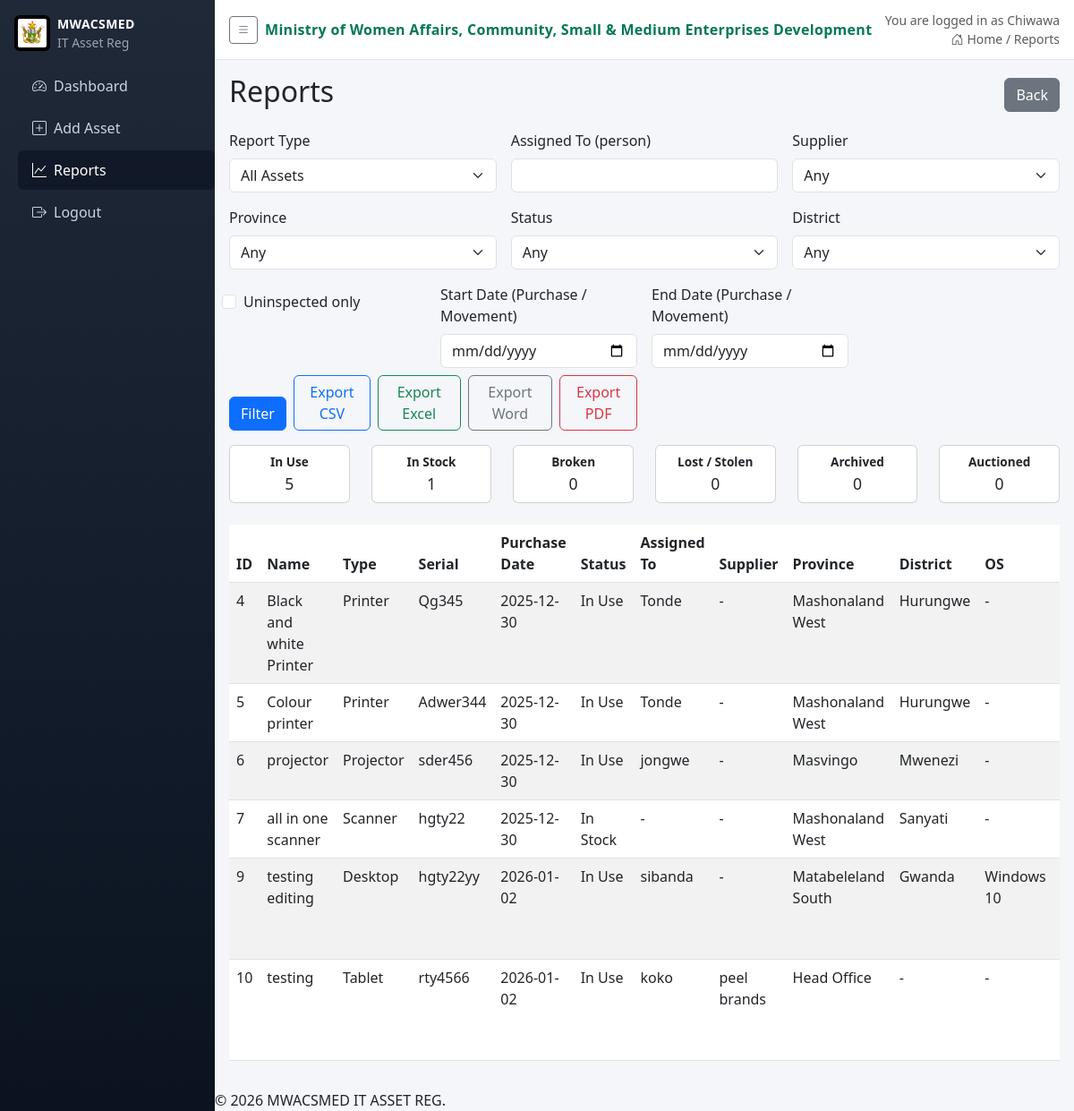
The app's page /reports (signed in) with its own data.
### app.py (models this page shows, shortened)
class User(db.Model):
    id = db.Column(db.Integer, primary_key=True)
    username = db.Column(db.String(80), unique=True, nullable=False)
    password_hash = db.Column(db.String(200), nullable=False)
    role = db.Column(db.String(20), nullable=False)
    province = db.Column(db.String(100), nullable=True)  # 'Head Office' or specific province
    district = db.Column(db.String(100), nullable=True)
    active = db.Column(db.Boolean, default=True, nullable=False)
    email = db.Column(db.String(120), nullable=True)

class Asset(db.Model):
    id = db.Column(db.Integer, primary_key=True)
    name = db.Column(db.String(100), nullable=False)
    type = db.Column(db.String(50), nullable=False)
    serial_number = db.Column(db.String(100), unique=True, nullable=False)
    purchase_date = db.Column(db.Date, nullable=True)
    assigned_to = db.Column(db.String(100), nullable=True)
    supplier = db.Column(db.String(120), nullable=True)
    status = db.Column(db.String(50), default='In Stock')
    antivirus_name = db.Column(db.String(100), nullable=True)
    antivirus_license_date = db.Column(db.Date, nullable=True)
    office_name = db.Column(db.String(100), nullable=True)
    office_license_date = db.Column(db.Date, nullable=True)
    os_name = db.Column(db.String(100), nullable=True)
    province = db.Column(db.String(100), nullable=True)
    district = db.Column(db.String(100), nullable=True)
    inspected_by_ict = db.Column(db.Boolean, default=False)
    inspection_date = db.Column(db.Date, nullable=True)
    created_by_user_id = db.Column(db.Integer, nullable=True)
    @property
    def eol_years(self):
        mapping = {
            'Laptop': 3,
            'Desktop': 5,
            'All-in-One': 5,
            'Cellphone': 2,
            'Tablet': 2,
        }
        return mapping.get(self.type)
    @property
    def eol_date(self):
        if not self.purchase_date or not self.eol_years:
            return None
        return self.purchase_date + timedelta(days=self.eol_years * 365)
    @property
    def is_eol_passed(self):
        if not self.eol_date:
            return None
        return datetime.now().date() >= self.eol_date
    @property
    def is_eol_approaching(self):
        if not self.eol_date:
            return None
        warning_threshold = self.eol_date - timedelta(days=240)
        today = datetime.now().date()
        return today >= warning_threshold and today < self.eol_date
    @property
    def eol_status(self):
        if not self.eol_date:
            return None
        if self.is_eol_passed:
            return 'Past End-of-Life'
        if self.is_eol_approaching:
            remaining_days = (self.eol_date - datetime.now().date()).days
            return f'Approaching EOL ({remaining_days} days left)'
        return f'EOL on {self.eol_date}'

### app.py (the view, shortened to what this page needs)
@app.route('/reports')
@login_required
def reports():
    report_type = request.args.get('type', 'all')
    assets = []
    movements = []
    status_counts = None
    if report_type != 'movement':
        assets = get_report_assets(report_type)
        status_counts = {s: 0 for s in ALLOWED_ASSET_STATUSES}
        for a in assets:
            s = (a.status or '').strip()
            if s in status_counts:
                status_counts[s] += 1
    suppliers = [
        r[0] for r in filter_by_user_location(Asset.query)
        .with_entities(Asset.supplier)
        .filter(Asset.supplier.isnot(None))
        .filter(Asset.supplier != '')
        .distinct()
        .order_by(Asset.supplier)
        .all()
        if r[0]
    ]
    log_action('view_reports', details=report_type)
    return render_template(
        'reports.html',
        assets=assets,
        report_type=report_type,
        suppliers=suppliers,
        movements=movements,
        status_counts=status_counts,
    )

### app.py (called while the page is built, shortened)
def login_required(f):
    @wraps(f)
    def wrapper(*args, **kwargs):
        if not session.get('user_id'):
            return redirect(url_for('login'))
        return f(*args, **kwargs)
    return wrapper

def current_user():
    uid = session.get('user_id')
    if not uid:
        return None
    return User.query.get(uid)

def filter_by_user_location(query):
    u = current_user()
    if not u:
        return query
    if u.role == 'IT':
        return query
    if u.province == 'Head Office':
        return query

@app.context_processor
def inject_user():
    return {
        'current_user': current_user(),
        'current_role': (current_user().role if current_user() else None),
        'ministry_name': app.config.get('MINISTRY_NAME'),
        'logo_url': app.config.get('LOGO_STATIC_PATH')
    }

def log_action(action, entity_type=None, entity_id=None, details=None):
    try:
        entry = AuditLog(
            actor_user_id=current_user().id if current_user() else None,
            action=action,
            entity_type=entity_type,
            entity_id=entity_id,
            details=details
        )
        db.session.add(entry)
        db.session.commit()
    except Exception:
        pass

### templates/reports.html (shortened to what this page needs)
{% extends 'base.html' %}
{% block content %}
<div class="d-flex justify-content-between align-items-center mb-3">
  <h2>Reports</h2>
  <a href="{{ url_for('index') }}" class="btn btn-secondary">Back</a>
</div>
<form method="GET" action="{{ url_for('reports') }}" class="row g-3 mb-3">
  <div class="col-md-4">
    <label for="report_type" class="form-label">Report Type</label>
    <select id="report_type" name="type" class="form-select" onchange="this.form.submit()">
      <option value="all" {% if report_type=='all' %}selected{% endif %}>All Assets</option>
    </select>
  </div>
  <div class="col-md-4">
    <label for="assigned_to" class="form-label">Assigned To (person)</label>
    <input type="text" id="assigned_to" name="assigned_to" class="form-control" value="{{ request.args.get('assigned_to','') }}">
  </div>
  <div class="col-md-4">
    <label for="supplier" class="form-label">Supplier</label>
    <select id="supplier" name="supplier" class="form-select">
      <option value="">Any</option>
    </select>
  </div>
  <div class="col-md-4">
    <label for="province" class="form-label">Province</label>
    <select id="province" name="province" class="form-select" onchange="updateDistricts()" {% if current_role != 'IT' and current_user and current_user.province != 'Head Office' %}disabled{% endif %}>
      {% if current_role == 'IT' or (current_user and current_user.province == 'Head Office') %}
        <option value="">Any</option>
      {% else %}
        <option value="{{ current_user.province }}" selected>{{ current_user.province }}</option>
      {% endif %}
    </select>
  </div>
  <div class="col-md-4">
    <label for="status" class="form-label">Status</label>
    <select id="status" name="status" class="form-select">
      <option value="">Any</option>
    </select>
  </div>
  <div class="col-md-4">
    <label for="district" class="form-label">District</label>
    <select id="district" name="district" class="form-select" data-selected="{{ request.args.get('district','') }}" {% if current_user and current_user.district %}disabled{% endif %}>
      {% if current_user and current_user.district %}
        <option value="{{ current_user.district }}" selected>{{ current_user.district }}</option>
      {% else %}
        <option value="">Any</option>
      {% endif %}
    </select>
  </div>
  <div class="col-md-3 form-check mt-4">
    <input type="checkbox" class="form-check-input" id="uninspected" name="uninspected" {% if request.args.get('uninspected')=='on' %}checked{% endif %}>
    <label class="form-check-label" for="uninspected">Uninspected only</label>
  </div>
  <div class="col-md-3">
    <label for="start_date" class="form-label">Start Date (Purchase / Movement)</label>
    <input type="date" id="start_date" name="start_date" class="form-control" value="{{ request.args.get('start_date','') }}">
  </div>
  <div class="col-md-3">
    <label for="end_date" class="form-label">End Date (Purchase / Movement)</label>
    <input type="date" id="end_date" name="end_date" class="form-control" value="{{ request.args.get('end_date','') }}">
  </div>
  <div class="col-md-6 d-flex align-items-end gap-2 mt-2">
    <button type="submit" class="btn btn-primary">Filter</button>
    {% if report_type != 'movement' %}
    <a class="btn btn-outline-primary" href="{{ url_for('export', fmt='csv', type=report_type, assigned_to=request.args.get('assigned_to',''), supplier=request.args.get('supplier',''), province=request.args.get('province',''), district=request.args.get('district',''), uninspected=request.args.get('uninspected','')) }}">Export CSV</a>
    <a class="btn btn-outline-success" href="{{ url_for('export', fmt='excel', type=report_type, assigned_to=request.args.get('assigned_to',''), supplier=request.args.get('supplier',''), province=request.args.get('province',''), district=request.args.get('district',''), uninspected=request.args.get('uninspected','')) }}">Export Excel</a>
    <a class="btn btn-outline-secondary" href="{{ url_for('export', fmt='word', type=report_type, assigned_to=request.args.get('assigned_to',''), supplier=request.args.get('supplier',''), province=request.args.get('province',''), district=request.args.get('district',''), uninspected=request.args.get('uninspected','')) }}">Export Word</a>
    <a class="btn btn-outline-danger" href="{{ url_for('export', fmt='pdf', type=report_type, assigned_to=request.args.get('assigned_to',''), supplier=request.args.get('supplier',''), province=request.args.get('province',''), district=request.args.get('district',''), uninspected=request.args.get('uninspected','')) }}">Export PDF</a>
    {% endif %}
  </div>
</form>
{% if status_counts %}
<div class="row mb-3">
  {% set statuses = ['In Use','In Stock','Broken','Lost / Stolen','Archived','Auctioned'] %}
  {% for s in statuses %}
  <div class="col-md-2 mb-2">
    <div class="card text-center">
      <div class="card-body p-2">
        <div class="fw-bold" style="font-size: 0.85rem;">{{ s }}</div>
        <div style="font-size: 1.1rem;">{{ status_counts.get(s, 0) }}</div>
      </div>
    </div>
  </div>
  {% endfor %}
</div>
{% endif %}
{% if report_type != 'movement' %}
<div class="table-responsive">
  <table class="table table-striped table-hover">
    <thead>
      <tr>
        <th>ID</th>
        <th>Name</th>
        <th>Type</th>
        <th>Serial</th>
        <th>Purchase Date</th>
        <th>Status</th>
        <th>Assigned To</th>
        <th>Supplier</th>
        <th>Province</th>
        <th>District</th>
        <th>OS</th>
        <th>Antivirus</th>
      </tr>
    </thead>
    <tbody>
      {% for a in assets %}
      <tr>
        <td>{{ a.id }}</td>
        <td>{{ a.name }}</td>
        <td>{{ a.type }}</td>
        <td>{{ a.serial_number }}</td>
        <td>{{ a.purchase_date or '-' }}</td>
        <td>{{ a.status }}</td>
        <td>{{ a.assigned_to or '-' }}</td>
        <td>{{ a.supplier or '-' }}</td>
        <td>{{ a.province or '-' }}</td>
        <td>{{ a.district or '-' }}</td>
        <td>{{ a.os_name or '-' }}</td>
        <td>{{ a.antivirus_name or '-' }}</td>
      </tr>
      {% else %}
      <tr>
        <td colspan="17" class="text-center">No data</td>
      </tr>
      {% endfor %}
    </tbody>
  </table>
</div>
{% endif %}
{% endblock %}

### templates/base.html (shortened to what this page needs)
<!doctype html>
<html lang="en">
  <head>
    <link href="https://cdn.jsdelivr.net/npm/bootstrap@5.3.0/dist/css/bootstrap.min.css" rel="stylesheet">
    <link rel="stylesheet" href="https://cdn.jsdelivr.net/npm/bootstrap-icons@1.11.1/font/bootstrap-icons.css">
  </head>
  <body>
    <aside class="sidebar">
      <div class="brand d-flex align-items-center gap-2">
        {% if logo_url %}
        <img class="brand-logo" src="{{ logo_url }}" alt="" onerror="this.remove()">
        {% endif %}
        <div>
          <div class="brand-title">MWACSMED</div>
          <div class="brand-sub small">IT Asset Reg</div>
        </div>
      </div>
      <nav class="nav flex-column">
        <a class="nav-link {% if request.endpoint=='index' %}active{% endif %}" href="{{ url_for('index') }}"><i class="bi bi-speedometer2 me-2"></i>Dashboard</a>
        <a class="nav-link {% if request.endpoint=='add_asset' %}active{% endif %}" href="{{ url_for('add_asset') }}"><i class="bi bi-plus-square me-2"></i>Add Asset</a>
        <a class="nav-link {% if request.endpoint=='reports' %}active{% endif %}" href="{{ url_for('reports') }}"><i class="bi bi-graph-up me-2"></i>Reports</a>
        {% if current_user %}
        <a class="nav-link" href="{{ url_for('logout') }}"><i class="bi bi-box-arrow-right me-2"></i>Logout</a>
        {% else %}
        <a class="nav-link {% if request.endpoint=='login' %}active{% endif %}" href="{{ url_for('login') }}"><i class="bi bi-box-arrow-in-right me-2"></i>Login</a>
        {% endif %}
      </nav>
    </aside>
    <div class="main">
      <div class="topbar d-flex justify-content-between align-items-center">
        <div class="d-flex align-items-center gap-2">
          <button class="btn btn-outline-secondary btn-sm" id="sidebarToggle"><i class="bi bi-list"></i></button>
          <div class="ministry">{{ ministry_name }}</div>
        </div>
        <div class="text-muted small text-end">
          {% if current_user %}
          <div>You are logged in as {{ current_user.username }}</div>
          {% endif %}
          <div><i class="bi bi-house-door me-1"></i>Home / {{ request.endpoint|capitalize }}</div>
        </div>
      </div>
      <div class="content">
      {% block content %}{% endblock %}
      </div>
      <div class="footer-copy">© 2026 MWACSMED IT ASSET REG.</div>
    </div>
  </body>
</html>

### templates/base.html (style rules this page uses)
body { background: #f4f6f9; }
.sidebar { position: fixed; top: 0; left: 0; bottom: 0; width: 240px; background: linear-gradient(180deg,#1f2937 0%, #0b1321 100%); color: #cbd5e1; padding-top: 1rem; }
.sidebar .brand { color: #fff; padding: 0 1rem; margin-bottom: 1rem; }
.brand-logo { height: 40px; width: 40px; object-fit: contain; display: inline-block; background: #000; border-radius: 6px; padding: 4px; }
.brand-title { font-weight: 700; font-size: 14px; letter-spacing: .4px; }
.brand-sub { color: #9ca3af; }
.sidebar .nav-link { color: #cbd5e1; padding: .6rem 1rem; border-radius: .375rem; display: block; }
.sidebar .nav-link.active, .sidebar .nav-link:hover { background: #111827; color: #fff; }
.sidebar nav { padding-left: 1.25rem; margin-top: .5rem; }
.sidebar .nav-link { margin-bottom: .25rem; }
.main { margin-left: 240px; transition: margin-left .2s ease; min-height: 100vh; }
.topbar { background: #ffffff; border-bottom: 1px solid #e5e7eb; padding: .75rem 1rem; }
.ministry { font-weight: 700; color: #047857; letter-spacing: .3px; }
.content { padding: 1rem; max-width: 1400px; margin: 0 auto; }

### records on screen
User: username "Chiwawa", district "Any"
Asset: id "4", name "Black and white Printer", type "Printer", serial_number "Qg345", purchase_date "2025-12-30", status "In Use", assigned_to "Tonde", supplier "-", province "Mashonaland West", district "Hurungwe", os_name "-"
Asset: id "5", name "Colour printer", type "Printer", serial_number "Adwer344", purchase_date "2025-12-30", status "In Use", assigned_to "Tonde", supplier "-", province "Mashonaland West", district "Hurungwe", os_name "-"
Asset: id "6", name "projector", type "Projector", serial_number "sder456", purchase_date "2025-12-30", status "In Use", assigned_to "jongwe", supplier "-", province "Masvingo", district "Mwenezi", os_name "-"
Asset: id "7", name "all in one scanner", type "Scanner", serial_number "hgty22", purchase_date "2025-12-30", status "In Stock", assigned_to "-", supplier "-", province "Mashonaland West", district "Sanyati", os_name "-"
Asset: id "9", name "testing editing", type "Desktop", serial_number "hgty22yy", purchase_date "2026-01-02", status "In Use", assigned_to "sibanda", supplier "-", province "Matabeleland South", district "Gwanda", os_name "Windows 10"
Asset: id "10", name "testing", type "Tablet", serial_number "rty4566", purchase_date "2026-01-02", status "In Use", assigned_to "koko", supplier "peel brands", province "Head Office", district "-", os_name "-"

### other values on screen
{{ ministry_name }} "Ministry of Women Affairs, Community, Small & Medium Enterprises Development"
{{ request.endpoint|capitalize }} "Reports"
{{ s }} "In Use" "In Stock" "Broken" "Lost / Stolen" "Archived" "Auctioned"
{{ status_counts.get(s, 0) }} "5" "1" "0" "0" "0" "0"
